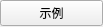
<?xml version="1.0" encoding="UTF-8"?>
<ui version="4.0">
 <class>qSlicerBranchClipperWidget</class>
 <widget class="QWidget" name="qSlicerBranchClipperWidget">
  <property name="geometry">
   <rect>
    <x>0</x>
    <y>0</y>
    <width>103</width>
    <height>27</height>
   </rect>
  </property>
  <property name="windowTitle">
   <string>示例</string>
  </property>
  <layout class="QVBoxLayout" name="verticalLayout">
   <property name="margin">
    <number>0</number>
   </property>
   <item>
    <widget class="QPushButton" name="Button">
     <property name="text">
      <string>示例</string>
     </property>
    </widget>
   </item>
  </layout>
 </widget>
 <resources/>
 <connections/>
</ui>
